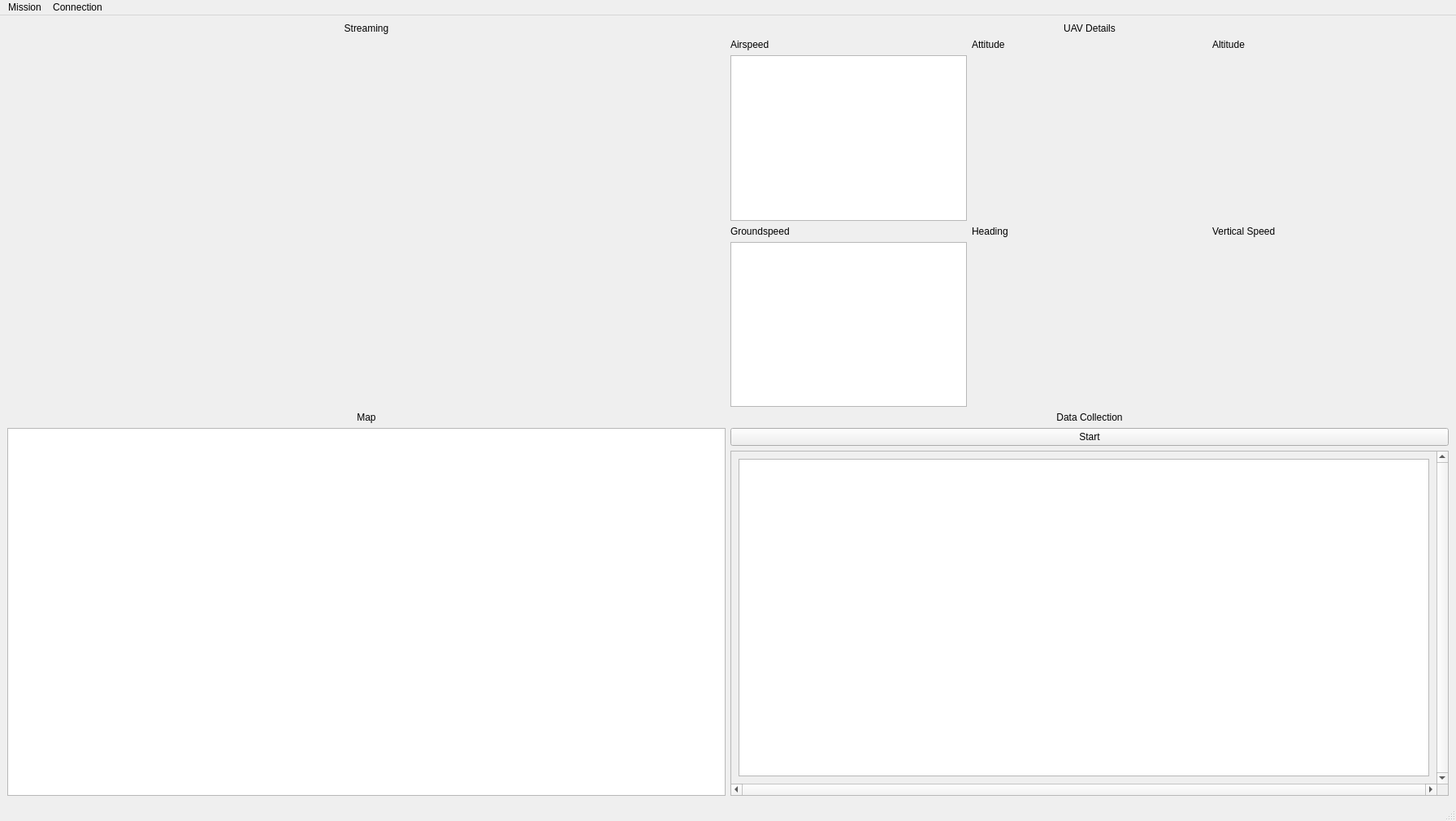
<?xml version="1.0" encoding="UTF-8"?>
<ui version="4.0">
 <class>MainWindow</class>
 <widget class="QMainWindow" name="MainWindow">
  <property name="geometry">
   <rect>
    <x>0</x>
    <y>0</y>
    <width>1792</width>
    <height>1011</height>
   </rect>
  </property>
  <property name="sizePolicy">
   <sizepolicy hsizetype="Fixed" vsizetype="Fixed">
    <horstretch>0</horstretch>
    <verstretch>0</verstretch>
   </sizepolicy>
  </property>
  <property name="windowTitle">
   <string>Automated Data Collecting System</string>
  </property>
  <widget class="QWidget" name="centralwidget">
   <layout class="QVBoxLayout" name="verticalLayout_6">
    <item>
     <layout class="QHBoxLayout" name="horizontalLayout">
      <item>
       <layout class="QVBoxLayout" name="verticalLayout_8">
        <item>
         <widget class="QLabel" name="label">
          <property name="sizePolicy">
           <sizepolicy hsizetype="Preferred" vsizetype="Fixed">
            <horstretch>0</horstretch>
            <verstretch>0</verstretch>
           </sizepolicy>
          </property>
          <property name="text">
           <string>Streaming</string>
          </property>
          <property name="alignment">
           <set>Qt::AlignCenter</set>
          </property>
         </widget>
        </item>
        <item>
         <widget class="QLabel" name="label_11">
          <property name="text">
           <string/>
          </property>
         </widget>
        </item>
       </layout>
      </item>
      <item>
       <layout class="QVBoxLayout" name="verticalLayout_10">
        <item>
         <widget class="QLabel" name="label_5">
          <property name="sizePolicy">
           <sizepolicy hsizetype="Preferred" vsizetype="Fixed">
            <horstretch>0</horstretch>
            <verstretch>0</verstretch>
           </sizepolicy>
          </property>
          <property name="font">
           <font>
            <weight>50</weight>
            <bold>false</bold>
           </font>
          </property>
          <property name="text">
           <string>UAV Details</string>
          </property>
          <property name="alignment">
           <set>Qt::AlignCenter</set>
          </property>
         </widget>
        </item>
        <item>
         <layout class="QHBoxLayout" name="horizontalLayout_3">
          <item>
           <layout class="QVBoxLayout" name="verticalLayout_3">
            <property name="sizeConstraint">
             <enum>QLayout::SetFixedSize</enum>
            </property>
            <item>
             <widget class="QLabel" name="label_7">
              <property name="sizePolicy">
               <sizepolicy hsizetype="Preferred" vsizetype="Fixed">
                <horstretch>0</horstretch>
                <verstretch>0</verstretch>
               </sizepolicy>
              </property>
              <property name="text">
               <string>Airspeed</string>
              </property>
             </widget>
            </item>
            <item>
             <widget class="QGraphicsView" name="graphicsView_4">
              <property name="sizePolicy">
               <sizepolicy hsizetype="Preferred" vsizetype="Preferred">
                <horstretch>0</horstretch>
                <verstretch>0</verstretch>
               </sizepolicy>
              </property>
             </widget>
            </item>
            <item>
             <widget class="QLabel" name="label_6">
              <property name="sizePolicy">
               <sizepolicy hsizetype="Preferred" vsizetype="Fixed">
                <horstretch>0</horstretch>
                <verstretch>0</verstretch>
               </sizepolicy>
              </property>
              <property name="text">
               <string>Groundspeed</string>
              </property>
             </widget>
            </item>
            <item>
             <widget class="QGraphicsView" name="graphicsView">
              <property name="sizePolicy">
               <sizepolicy hsizetype="Preferred" vsizetype="Preferred">
                <horstretch>0</horstretch>
                <verstretch>0</verstretch>
               </sizepolicy>
              </property>
             </widget>
            </item>
           </layout>
          </item>
          <item>
           <layout class="QVBoxLayout" name="verticalLayout_2">
            <item>
             <widget class="QLabel" name="label_4">
              <property name="sizePolicy">
               <sizepolicy hsizetype="Preferred" vsizetype="Fixed">
                <horstretch>0</horstretch>
                <verstretch>0</verstretch>
               </sizepolicy>
              </property>
              <property name="text">
               <string>Attitude</string>
              </property>
             </widget>
            </item>
            <item>
             <widget class="QLabel" name="lblAttitude">
              <property name="font">
               <font>
                <pointsize>48</pointsize>
               </font>
              </property>
              <property name="text">
               <string/>
              </property>
             </widget>
            </item>
            <item>
             <widget class="QLabel" name="label_3">
              <property name="sizePolicy">
               <sizepolicy hsizetype="Preferred" vsizetype="Fixed">
                <horstretch>0</horstretch>
                <verstretch>0</verstretch>
               </sizepolicy>
              </property>
              <property name="text">
               <string>Heading</string>
              </property>
             </widget>
            </item>
            <item>
             <widget class="QLabel" name="lblHeading">
              <property name="font">
               <font>
                <pointsize>48</pointsize>
               </font>
              </property>
              <property name="text">
               <string/>
              </property>
             </widget>
            </item>
           </layout>
          </item>
          <item>
           <layout class="QVBoxLayout" name="verticalLayout">
            <item>
             <widget class="QLabel" name="label_8">
              <property name="sizePolicy">
               <sizepolicy hsizetype="Preferred" vsizetype="Fixed">
                <horstretch>0</horstretch>
                <verstretch>0</verstretch>
               </sizepolicy>
              </property>
              <property name="text">
               <string>Altitude</string>
              </property>
             </widget>
            </item>
            <item>
             <widget class="QLabel" name="lblAltitude">
              <property name="font">
               <font>
                <pointsize>48</pointsize>
               </font>
              </property>
              <property name="text">
               <string/>
              </property>
             </widget>
            </item>
            <item>
             <widget class="QLabel" name="label_10">
              <property name="sizePolicy">
               <sizepolicy hsizetype="Preferred" vsizetype="Fixed">
                <horstretch>0</horstretch>
                <verstretch>0</verstretch>
               </sizepolicy>
              </property>
              <property name="text">
               <string>Vertical Speed</string>
              </property>
             </widget>
            </item>
            <item>
             <widget class="QLabel" name="lblVerticalSpeed">
              <property name="font">
               <font>
                <pointsize>48</pointsize>
               </font>
              </property>
              <property name="lineWidth">
               <number>1</number>
              </property>
              <property name="text">
               <string/>
              </property>
              <property name="textFormat">
               <enum>Qt::AutoText</enum>
              </property>
              <property name="alignment">
               <set>Qt::AlignCenter</set>
              </property>
              <property name="indent">
               <number>-1</number>
              </property>
             </widget>
            </item>
           </layout>
          </item>
         </layout>
        </item>
       </layout>
      </item>
     </layout>
    </item>
    <item>
     <layout class="QHBoxLayout" name="horizontalLayout_2">
      <item>
       <layout class="QVBoxLayout" name="verticalLayout_9">
        <item>
         <widget class="QLabel" name="label_9">
          <property name="sizePolicy">
           <sizepolicy hsizetype="Preferred" vsizetype="Preferred">
            <horstretch>0</horstretch>
            <verstretch>0</verstretch>
           </sizepolicy>
          </property>
          <property name="font">
           <font>
            <weight>50</weight>
            <bold>false</bold>
           </font>
          </property>
          <property name="text">
           <string>Map</string>
          </property>
          <property name="alignment">
           <set>Qt::AlignCenter</set>
          </property>
         </widget>
        </item>
        <item>
         <widget class="QGraphicsView" name="graphicsView_3">
          <property name="sizePolicy">
           <sizepolicy hsizetype="Preferred" vsizetype="Preferred">
            <horstretch>1</horstretch>
            <verstretch>5</verstretch>
           </sizepolicy>
          </property>
         </widget>
        </item>
       </layout>
      </item>
      <item>
       <layout class="QVBoxLayout" name="verticalLayout_7">
        <item>
         <widget class="QLabel" name="label_2">
          <property name="sizePolicy">
           <sizepolicy hsizetype="Preferred" vsizetype="Fixed">
            <horstretch>0</horstretch>
            <verstretch>0</verstretch>
           </sizepolicy>
          </property>
          <property name="text">
           <string>Data Collection</string>
          </property>
          <property name="alignment">
           <set>Qt::AlignCenter</set>
          </property>
         </widget>
        </item>
        <item>
         <widget class="QPushButton" name="pushButton">
          <property name="sizePolicy">
           <sizepolicy hsizetype="Preferred" vsizetype="Fixed">
            <horstretch>0</horstretch>
            <verstretch>0</verstretch>
           </sizepolicy>
          </property>
          <property name="text">
           <string>Start</string>
          </property>
         </widget>
        </item>
        <item>
         <widget class="QScrollArea" name="scrollArea">
          <property name="sizePolicy">
           <sizepolicy hsizetype="Preferred" vsizetype="Preferred">
            <horstretch>0</horstretch>
            <verstretch>0</verstretch>
           </sizepolicy>
          </property>
          <property name="verticalScrollBarPolicy">
           <enum>Qt::ScrollBarAlwaysOn</enum>
          </property>
          <property name="horizontalScrollBarPolicy">
           <enum>Qt::ScrollBarAlwaysOn</enum>
          </property>
          <property name="widgetResizable">
           <bool>true</bool>
          </property>
          <widget class="QWidget" name="scrollAreaWidgetContents">
           <property name="geometry">
            <rect>
             <x>0</x>
             <y>0</y>
             <width>848</width>
             <height>370</height>
            </rect>
           </property>
           <layout class="QVBoxLayout" name="verticalLayout_4">
            <item>
             <layout class="QVBoxLayout" name="verticalLayout_11">
              <property name="sizeConstraint">
               <enum>QLayout::SetNoConstraint</enum>
              </property>
              <item>
               <widget class="QGraphicsView" name="graphicsView_2"/>
              </item>
             </layout>
            </item>
           </layout>
          </widget>
         </widget>
        </item>
       </layout>
      </item>
     </layout>
    </item>
   </layout>
  </widget>
  <widget class="QMenuBar" name="menubar">
   <property name="geometry">
    <rect>
     <x>0</x>
     <y>0</y>
     <width>1792</width>
     <height>22</height>
    </rect>
   </property>
   <widget class="QMenu" name="menuMission">
    <property name="title">
     <string>Mission</string>
    </property>
    <addaction name="actionNew_Mission"/>
    <addaction name="actionSave"/>
    <addaction name="actionClose"/>
   </widget>
   <widget class="QMenu" name="menuConnection">
    <property name="title">
     <string>Connection</string>
    </property>
    <addaction name="actionConnect"/>
    <addaction name="actionDisconnect"/>
   </widget>
   <addaction name="menuMission"/>
   <addaction name="menuConnection"/>
  </widget>
  <widget class="QStatusBar" name="statusbar"/>
  <action name="actionNew_Mission">
   <property name="text">
    <string>New Mission</string>
   </property>
  </action>
  <action name="actionView_Mission">
   <property name="text">
    <string>View Mission</string>
   </property>
  </action>
  <action name="actionSave">
   <property name="text">
    <string>Output Result</string>
   </property>
  </action>
  <action name="actionClose">
   <property name="text">
    <string>Quit</string>
   </property>
  </action>
  <action name="actionConnect">
   <property name="text">
    <string>Connect</string>
   </property>
  </action>
  <action name="actionDisconnect">
   <property name="text">
    <string>Disconnect</string>
   </property>
  </action>
 </widget>
 <resources/>
 <connections/>
</ui>
